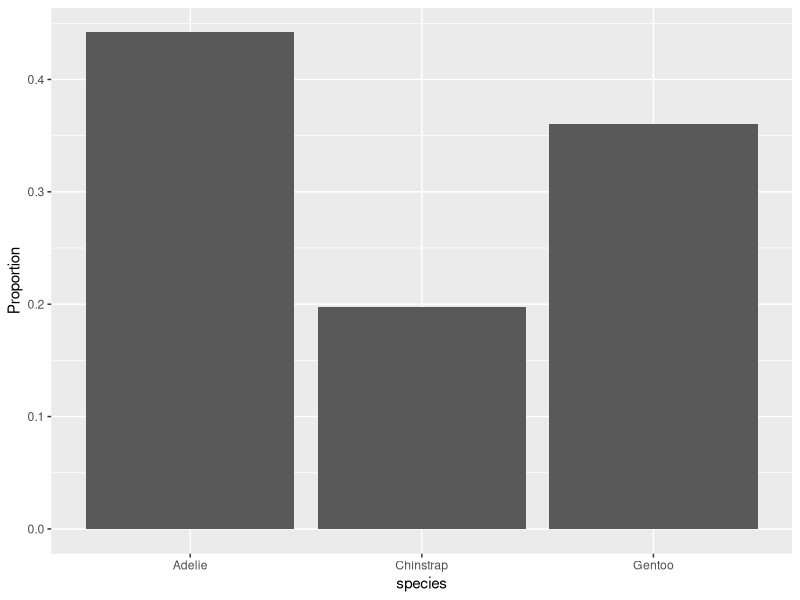
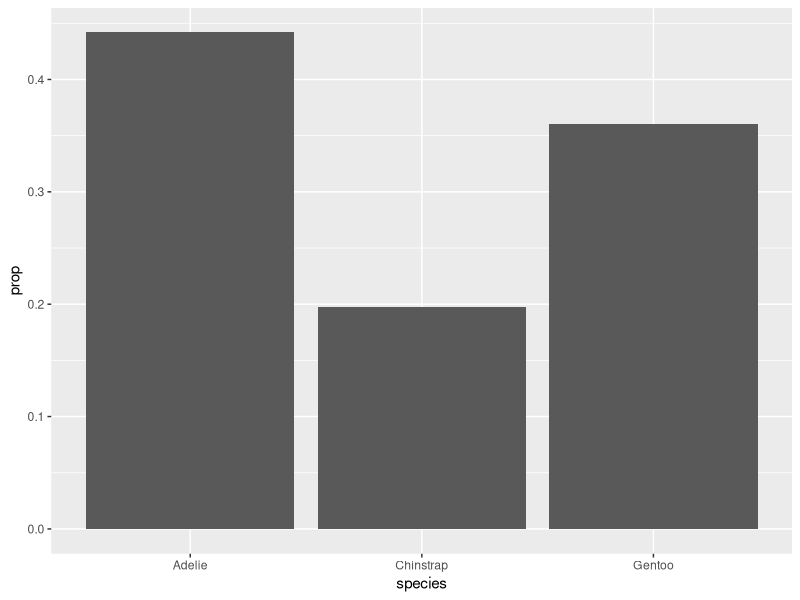
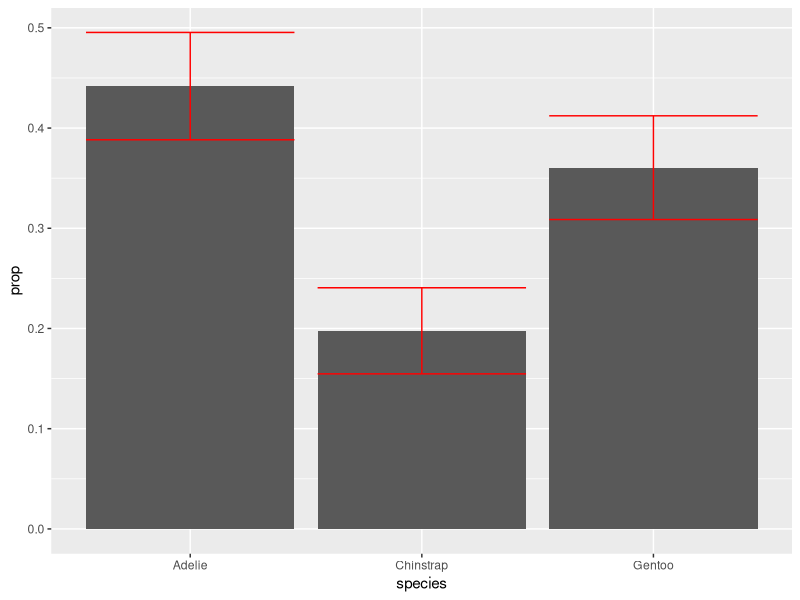
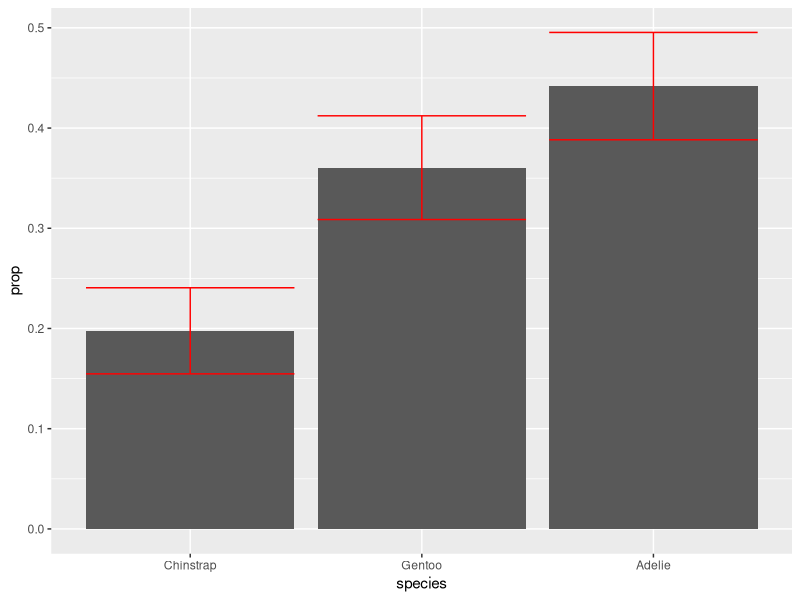
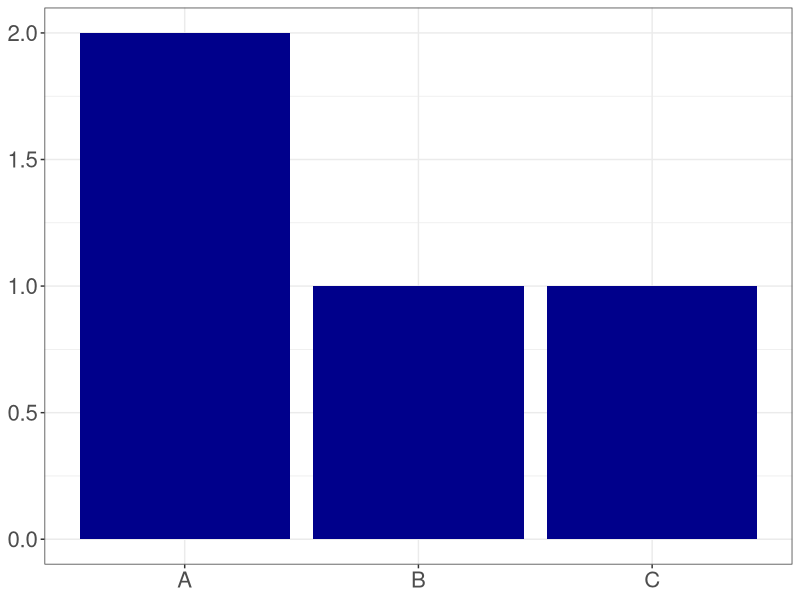
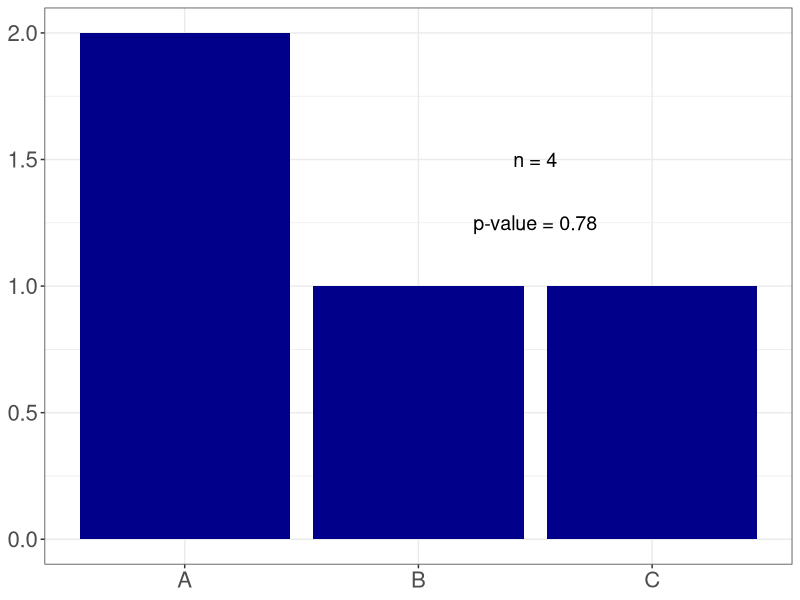
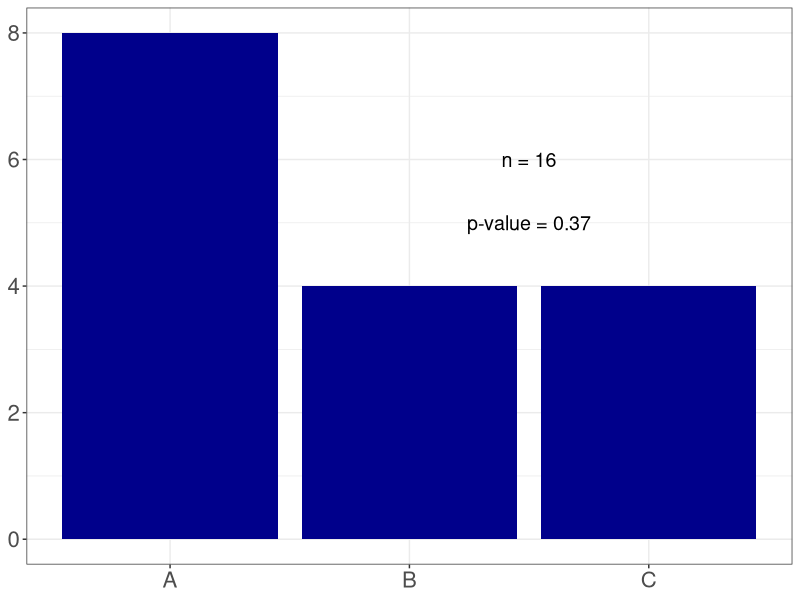
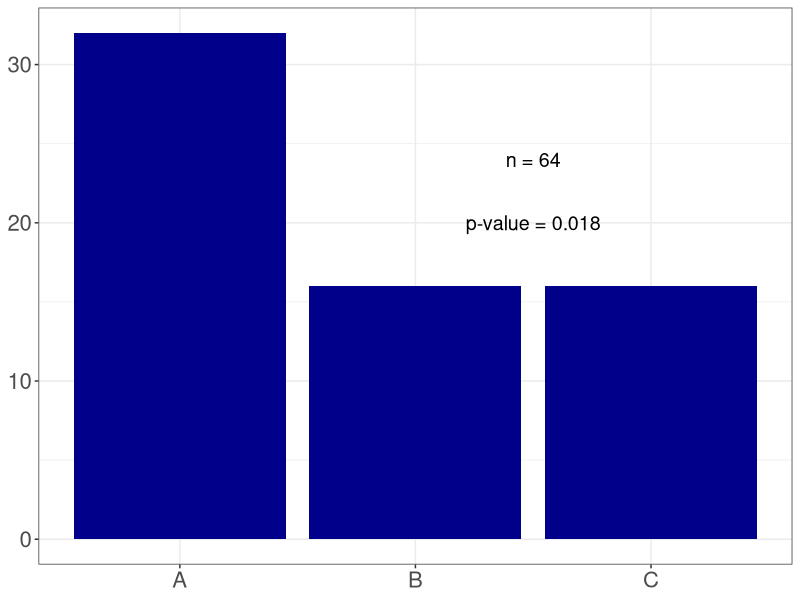

Source code (R) for these figures, in order:
## ---- chunk 1
#| include: false
knitr::opts_chunk$set(
  echo = TRUE,
  message = FALSE,
  warning = FALSE,
  fig.align = "center"
)

library(tidyverse)
library(palmerpenguins)
## ---- chunk 2
table(penguins$species) / nrow(penguins)
## ---- chunk 3
#| code-line-numbers: "3"
penguins |>
  ggplot(aes(x = species)) +
  geom_bar(aes(y = after_stat(count) / sum(after_stat(count)))) + 
  labs(y = "Proportion")
## ---- chunk 4
#| output-location: slide
#| code-line-numbers: "2-5,7"
penguins |>
  group_by(species) |> 
  summarize(count = n(), .groups = "drop") |> 
  mutate(total = sum(count), 
         prop = count / total) |> 
  ggplot(aes(x = species)) +
  geom_bar(aes(y = prop), stat = "identity") 
## ---- chunk 5
#| output-location: slide
#| code-line-numbers: "6-8,11-12"
penguins |>
  group_by(species) |> 
  summarize(count = n(), .groups = "drop") |> 
  mutate(total = sum(count), 
         prop = count / total,
         se = sqrt(prop * (1 - prop) / total), 
         lower = prop - 2 * se, 
         upper = prop + 2 * se) |> 
  ggplot(aes(x = species)) +
  geom_bar(aes(y = prop), stat = "identity") +
  geom_errorbar(aes(ymin = lower, ymax = upper), 
                color = "red") 
## ---- chunk 6
#| output-location: slide
#| code-line-numbers: "9"
penguins |>
  group_by(species) |> 
  summarize(count = n(), .groups = "drop") |> 
  mutate(total = sum(count), 
         prop = count / total,
         se = sqrt(prop * (1 - prop) / total), 
         lower = prop - 2 * se, 
         upper = prop + 2 * se,
         species = fct_reorder(species, prop)) |>
  ggplot(aes(x = species)) +
  geom_bar(aes(y = prop), stat = "identity") +
  geom_errorbar(aes(ymin = lower, ymax = upper), 
                color = "red") 
## ---- chunk 7
chisq.test(table(penguins$species))
## ---- chunk 8
chisq.test(table(penguins$species))
## ---- chunk 9
#| echo: false
#| fig-align: center
fake_counts <- tibble(fake_group = c("A", "A", "B", "C"))
fake_counts |>
  ggplot(aes(x = fake_group)) +
  geom_bar(fill = "darkblue") +
  theme_bw() +
  theme(axis.title = element_blank(),
        axis.text = element_text(size = 16))
## ---- chunk 10
#| echo: false
#| fig-align: center
# Init the fake data
fake_counts <- tibble(fake_group = c("A", "A", "B", "C"))
# Run and store the chi-square test:
fake_chisq_test_results <- chisq.test(table(fake_counts$fake_group))
# Create the plot
fake_counts |>
  ggplot(aes(x = fake_group)) +
  geom_bar(fill = "darkblue") +
  # Add the label with number of observations
  annotate(geom = "text", x = 2.5, y = 1.5, size = 5,
           label = paste0("n = ", nrow(fake_counts))) +
  # Add label with p-value from chi-square test
  annotate(geom = "text", x = 2.5, y = 1.25, size = 5,
           label = paste0("p-value = ", 
                          signif(fake_chisq_test_results$p.value,
                                 digits = 2))) +
  theme_bw() +
  theme(axis.title = element_blank(),
        axis.text = element_text(size = 16))

## ---- chunk 11
#| echo: false
#| fig-align: center
# Init the fake data
fake_counts <- tibble(fake_group = c(rep("A", 8), 
                                     rep("B", 4), rep("C", 4)))
# Run and store the chi-square test:
fake_chisq_test_results <- chisq.test(table(fake_counts$fake_group))
fake_counts |>
  ggplot(aes(x = fake_group)) +
  geom_bar(fill = "darkblue") +
  # Add labels but preserve location of vertical label based on change in n
  annotate(geom = "text", x = 2.5, y = 1.5 * 8 / 2, size = 5,
           label = paste0("n = ", nrow(fake_counts))) +
  annotate(geom = "text", x = 2.5, y = 1.25 * 8 / 2, size = 5,
           label = paste0("p-value = ", 
                          signif(fake_chisq_test_results$p.value,
                                 digits = 2))) +
  theme_bw() +
  theme(axis.title = element_blank(),
        axis.text = element_text(size = 16))

## ---- chunk 12
#| echo: false
#| fig-align: center
# Init the fake data
fake_counts <- tibble(fake_group = c(rep("A", 32), 
                                     rep("B", 16), rep("C", 16)))
# Run and store the chi-square test:
fake_chisq_test_results <- chisq.test(table(fake_counts$fake_group))
# Create the plot
fake_counts |>
  ggplot(aes(x = fake_group)) +
  geom_bar(fill = "darkblue") +
  # Add labels but preserve location of vertical label based on change in n
  annotate(geom = "text", x = 2.5, y = 1.5 * 32 / 2, size = 5,
           label = paste0("n = ", nrow(fake_counts))) +
  annotate(geom = "text", x = 2.5, y = 1.25 * 32 / 2, size = 5,
           label = paste0("p-value = ", 
                          signif(fake_chisq_test_results$p.value,
                                 digits = 2))) +
  theme_bw() +
  theme(axis.title = element_blank(),
        axis.text = element_text(size = 16))

## ---- chunk 13
#| echo: false
#| fig-align: center
# Iterate through a sequence of sample sizes to compute the pvalue:
chisq_power_table <-
  map_dfr(seq(4, 100, by = 4),
          # Apply the following function to each value
          function(x) {
            
            # Init the fake data:
            fake_data <- tibble(fake_group = 
                                  c(rep("A", 2 * x / 4), 
                                    rep("B", x / 4), rep("C", x / 4)))
            
            # Run and store the chi-square test:
            fake_results <- chisq.test(table(fake_data$fake_group))
            
            # Return a table with the p-value and n:
            tibble("n" = x,
                   "pval" = fake_results$p.value)
          })

# Plot the results:
chisq_power_table |>
  # Note the use of 
  ggplot(aes(x = n, y = pval)) +
  # Draw a line layer to connect the points 
  geom_line(color = "gray") +
  geom_point(color = "black") +
  # Add a horizontal line at 0.05:
  geom_hline(yintercept = 0.05, linetype = "dashed", 
             color = "red") +
  scale_x_continuous(breaks = seq(0, 100, by = 20)) +
  theme_bw() +
  labs(x = "Sample size", y = "p-value")

## ---- chunk 14
#| echo: false
#| fig-align: center
#| fig-height: 9
# Init the fake data
fake_counts <- tibble(fake_group = c("A", "A", "B", "C"))
# Compute the summary with standard errors:
fake_counts |>
  group_by(fake_group) |>
  summarize(count = n(), .groups = "drop") |>
  mutate(total = sum(count),
         prop = count / total,
         se = sqrt(prop * (1 - prop) / total),
         lower = prop - 2 * se,
         upper = prop + 2 * se) |>
  ggplot(aes(x = fake_group)) +
  geom_bar(fill = "darkblue",
           aes(y = prop),
           stat = "identity") +
  geom_errorbar(aes(ymin = lower,
                    ymax = upper),
                color = "red") +
  # Add the label with number of observations
  annotate(geom = "text", x = 2.5, y = .75, size = 10,
           label = paste0("n = ", nrow(fake_counts))) +
  theme_bw() +
  theme(axis.title = element_blank(),
        axis.text = element_text(size = 16))

## ---- chunk 15
#| echo: false
#| fig-align: center
#| fig-height: 9
# Init the fake data
fake_counts <- tibble(fake_group = c(rep("A", 32), 
                                     rep("B", 16), rep("C", 16)))# Compute the summary with standard errors:
fake_counts |>
  group_by(fake_group) |>
  summarize(count = n(), .groups = "drop") |>
  mutate(total = sum(count),
         prop = count / total,
         se = sqrt(prop * (1 - prop) / total),
         lower = prop - 2 * se,
         upper = prop + 2 * se) |>
  ggplot(aes(x = fake_group)) +
  geom_bar(fill = "darkblue",
           aes(y = prop),
           stat = "identity") +
  geom_errorbar(aes(ymin = lower,
                    ymax = upper),
                color = "red") +
  # Add the label with number of observations
  annotate(geom = "text", x = 2.5, y = .75, size = 10,
           label = paste0("n = ", nrow(fake_counts))) +
  scale_y_continuous(limits = c(0, 1)) +
  theme_bw() +
  theme(axis.title = element_blank(),
        axis.text = element_text(size = 16))

## ---- chunk 16
#| echo: false
#| fig-align: center
#| fig-height: 9
# Init the fake data
fake_counts <- tibble(fake_group = c(rep("A", 32), 
                                     rep("B", 16), rep("C", 16)))# Compute the summary with standard errors:
fake_counts |>
  group_by(fake_group) |>
  summarize(count = n(), .groups = "drop") |>
  mutate(total = sum(count),
         prop = count / total,
         se = sqrt(prop * (1 - prop) / total),
         lower = prop - 2 * se,
         upper = prop + 2 * se) |>
  ggplot(aes(x = fake_group)) +
  geom_bar(fill = "darkblue",
           aes(y = prop),
           stat = "identity") +
  geom_errorbar(aes(ymin = lower,
                    ymax = upper),
                color = "red") +
  # Add the label with number of observations
  annotate(geom = "text", x = 2.5, y = .75, size = 10,
           label = paste0("n = ", nrow(fake_counts))) +
  scale_y_continuous(limits = c(0, 1)) +
  theme_bw() +
  theme(axis.title = element_blank(),
        axis.text = element_text(size = 16))

## ---- chunk 17
#| echo: false
#| fig-align: center
#| fig-height: 9
# Init the fake data
fake_counts <- tibble(fake_group = c(rep("A", 32), 
                                     rep("B", 16), rep("C", 16)))# Compute the summary with standard errors:
fake_counts |>
  group_by(fake_group) |>
  summarize(count = n(), .groups = "drop") |>
  mutate(total = sum(count),
         prop = count / total,
         se = sqrt(prop * (1 - prop) / total),
         lower = prop - qnorm(1 - .05 / 3 / 2) * se,
         upper = prop + qnorm(1 - .05 / 3 / 2) * se) |>
  ggplot(aes(x = fake_group)) +
  geom_bar(fill = "darkblue",
           aes(y = prop),
           stat = "identity") +
  geom_errorbar(aes(ymin = lower,
                    ymax = upper),
                color = "red") +
  # Add the label with number of observations
  annotate(geom = "text", x = 2.5, y = .75, size = 10,
           label = paste0("n = ", nrow(fake_counts))) +
  scale_y_continuous(limits = c(0, 1)) +
  theme_bw() +
  theme(axis.title = element_blank(),
        axis.text = element_text(size = 16))


